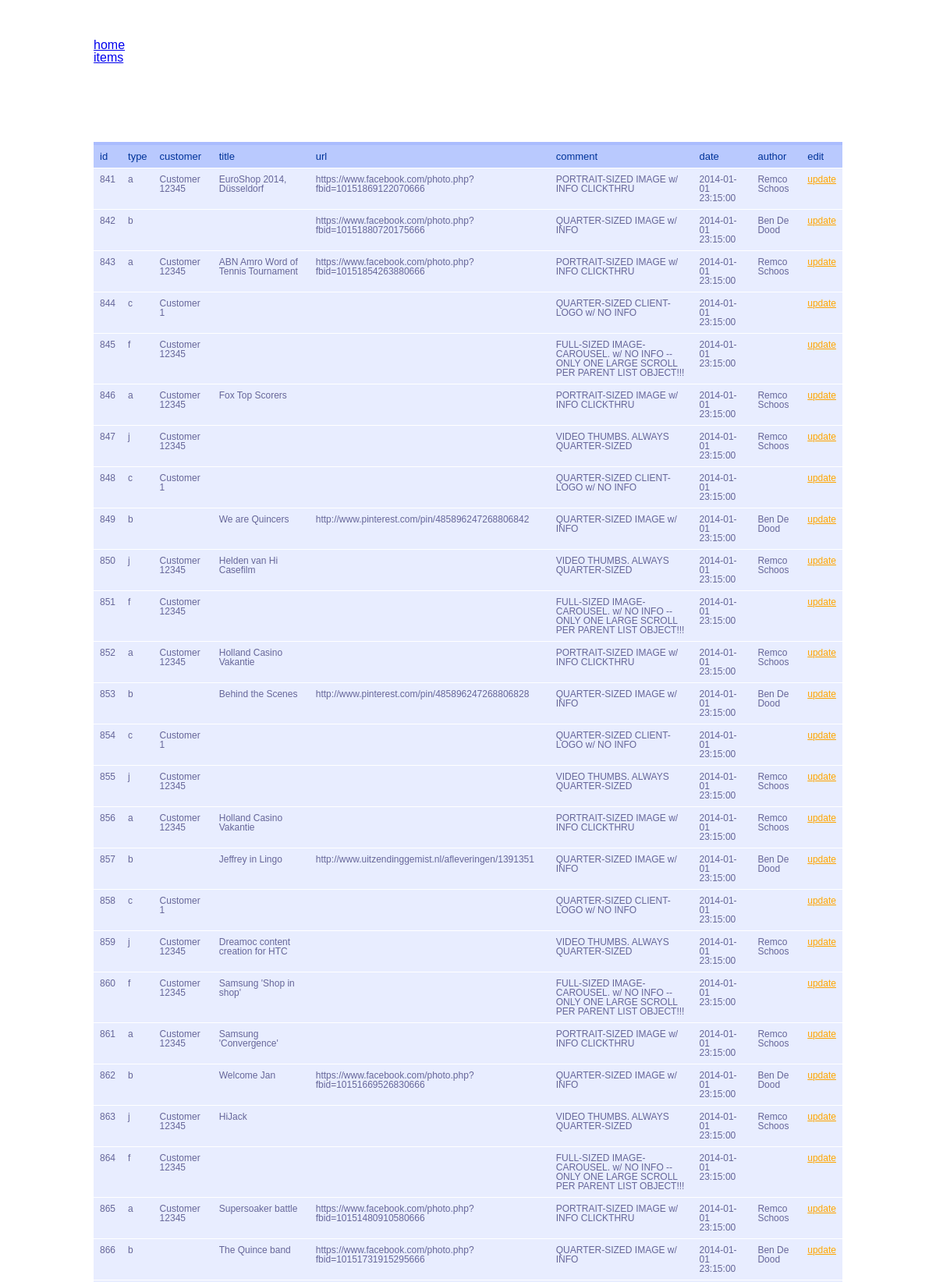
Screenshot of /admin/items.php (upper part) with the database file from the repository.
### tables this page shows
CREATE TABLE `items` (
  `id` int(11) NOT NULL AUTO_INCREMENT,
  `type` char(1) DEFAULT NULL,
  `comment` varchar(100) DEFAULT NULL,
  `date` datetime DEFAULT NULL,
  `customer` int(11) DEFAULT NULL,
  `title` varchar(100) DEFAULT NULL,
  `text` text,
  `author` int(11) DEFAULT NULL,
  `url` varchar(100) DEFAULT NULL,
  `portal` varchar(10) DEFAULT NULL,
  `ref` varchar(100) DEFAULT NULL,
  PRIMARY KEY (`id`),
  KEY `customer` (`customer`),
  KEY `author` (`author`),
  KEY `type` (`type`),
  CONSTRAINT `items_ibfk_1` FOREIGN KEY (`customer`) REFERENCES `customers` (`id`),
  CONSTRAINT `items_ibfk_2` FOREIGN KEY (`author`) REFERENCES `authors` (`id`),
  CONSTRAINT `items_ibfk_3` FOREIGN KEY (`type`) REFERENCES `types` (`type`)
);

CREATE TABLE `customers` (
  `id` int(11) NOT NULL AUTO_INCREMENT,
  `name` varchar(100) DEFAULT NULL,
  PRIMARY KEY (`id`)
);

CREATE TABLE `authors` (
  `id` int(11) NOT NULL AUTO_INCREMENT,
  `name` varchar(100) NOT NULL,
  `job` varchar(100) DEFAULT NULL,
  `email` varchar(100) DEFAULT NULL,
  `useFbImage` tinyint(1) DEFAULT NULL,
  `facebook` varchar(100) DEFAULT NULL,
  `linkedin` varchar(100) DEFAULT NULL,
  `mobile` varchar(100) DEFAULT NULL,
  `details` text,
  `section` varchar(100) DEFAULT NULL,
  PRIMARY KEY (`id`)
);

### admin/items.php (the view, shortened to what this page needs)
<?php
$query = "SELECT items.id as id, items.type as type, customers.name as customer, items.title as title, items.url as url, items.comment as comment, items.date as date, authors.name as author
		FROM (items LEFT JOIN customers ON customers.id = items.customer) LEFT JOIN authors ON authors.id = items.author";
$result = mysql_query($query);
include 'inc/header.php';
include 'inc/nav.php';
?>
	<section  class="container clearhack">
		<table id="box-table-a">
			<thead>
				<tr>
					<th>id</th>
					<th>type</th>
					<th>customer</th>
					<th>title</th>
					<th>url</th>
					<th>comment</th>
					<th>date</th>
					<th>author</th>
					<th>edit</th>
				</tr>
			</thead>
			<tbody>
				<?php
				while($row = mysql_fetch_array($result)){
				echo "<tr>".
						"<td>" . $row['id'] . "</td>".
						"<td>" . $row['type'] . "</td>".
						"<td>" . $row['customer'] . "</td>".
						"<td>" . $row['title'] . "</td>".
						"<td>" . $row['url'] . "</td>".
						"<td>" . $row['comment'] . "</td>".
						"<td>" . $row['date'] . "</td>".
						"<td>" . $row['author'] . "</td>".
						'<td><a href="update.php?id=' . $row["id"] .'"' . '>update</a></td>'.
						"</tr>";
				}
			?>
			</tbody>
		</table>
	</section>
</body>
</head>

### admin/inc/header.php (shortened to what this page needs)
<!DOCTYPE html>
<html>
<head>
    <link href="css/reset.css" rel="stylesheet" />
    <link href="css/style.css" rel="stylesheet" />
</head>
<body>

### admin/inc/nav.php
<section class="container clearhack" >
	<header>
		<nav>
			<ul>
				<li><a href="index.php">home</a></li>
				<li><a href="items.php">items</a></li>
			</ul>
		</nav>
	</header>
</section>

### admin/css/style.css (style rules this page uses)
html, body { margin: 0; padding: 0; }
body { font-family: sans-serif; font-size: 16px; }
section { padding: 50px 0; }
table { font-family: Sans-Serif; font-size: 12px; text-align: left; border-collapse: collapse; width: 100%; }
table th { font-size: 13px; font-weight: normal; padding: 8px; background: #b9c9fe; border-top: 4px solid #aabcfe; border-bottom: 1px solid #fff; color: #039; }
table td { padding: 8px; background: #e8edff; border-bottom: 1px solid #fff; color: #669; border-top: 1px solid transparent; }
table tr a { color: orange; }
.container { margin: 0 auto; width: 960px; }
.clearhack { zoom: 1; }
.clearhack:before, .clearhack:after { content: ""; display: table; }
.clearhack:after { clear: both; }

### rows the page displays
items: id "841", type "a", customer.name "Customer 12345", title "EuroShop 2014, Düsseldorf", url "https://www.facebook.com/photo.php?fbid=10151869122070666", comment "PORTRAIT-SIZED IMAGE w/ INFO CLICKTHRU", date "2014-01-01 23:15:00", author.name "Remco Schoos"
items: id "842", type "b", url "https://www.facebook.com/photo.php?fbid=10151880720175666", comment "QUARTER-SIZED IMAGE w/ INFO", date "2014-01-01 23:15:00", author.name "Ben De Dood"
items: id "843", type "a", customer.name "Customer 12345", title "ABN Amro Word of Tennis Tournament", url "https://www.facebook.com/photo.php?fbid=10151854263880666", comment "PORTRAIT-SIZED IMAGE w/ INFO CLICKTHRU", date "2014-01-01 23:15:00", author.name "Remco Schoos"
items: id "844", type "c", customer.name "Customer 1", comment "QUARTER-SIZED CLIENT-LOGO w/ NO INFO", date "2014-01-01 23:15:00"
items: id "845", type "f", customer.name "Customer 12345", comment "FULL-SIZED IMAGE-CAROUSEL. w/ NO INFO -- ONLY ONE LARGE SCROLL PER PARENT LIST OBJECT!!!", date "2014-01-01 23:15:00"
items: id "846", type "a", customer.name "Customer 12345", title "Fox Top Scorers", comment "PORTRAIT-SIZED IMAGE w/ INFO CLICKTHRU", date "2014-01-01 23:15:00", author.name "Remco Schoos"
items: id "847", type "j", customer.name "Customer 12345", comment "VIDEO THUMBS. ALWAYS QUARTER-SIZED", date "2014-01-01 23:15:00", author.name "Remco Schoos"
items: id "848", type "c", customer.name "Customer 1", comment "QUARTER-SIZED CLIENT-LOGO w/ NO INFO", date "2014-01-01 23:15:00"
items: id "849", type "b", title "We are Quincers", url "http://www.pinterest.com/pin/485896247268806842", comment "QUARTER-SIZED IMAGE w/ INFO", date "2014-01-01 23:15:00", author.name "Ben De Dood"
items: id "850", type "j", customer.name "Customer 12345", title "Helden van Hi Casefilm", comment "VIDEO THUMBS. ALWAYS QUARTER-SIZED", date "2014-01-01 23:15:00", author.name "Remco Schoos"
items: id "851", type "f", customer.name "Customer 12345", comment "FULL-SIZED IMAGE-CAROUSEL. w/ NO INFO -- ONLY ONE LARGE SCROLL PER PARENT LIST OBJECT!!!", date "2014-01-01 23:15:00"
items: id "852", type "a", customer.name "Customer 12345", title "Holland Casino Vakantie", comment "PORTRAIT-SIZED IMAGE w/ INFO CLICKTHRU", date "2014-01-01 23:15:00", author.name "Remco Schoos"
items: id "853", type "b", title "Behind the Scenes", url "http://www.pinterest.com/pin/485896247268806828", comment "QUARTER-SIZED IMAGE w/ INFO", date "2014-01-01 23:15:00", author.name "Ben De Dood"
items: id "854", type "c", customer.name "Customer 1", comment "QUARTER-SIZED CLIENT-LOGO w/ NO INFO", date "2014-01-01 23:15:00"
items: id "855", type "j", customer.name "Customer 12345", comment "VIDEO THUMBS. ALWAYS QUARTER-SIZED", date "2014-01-01 23:15:00", author.name "Remco Schoos"
items: id "856", type "a", customer.name "Customer 12345", title "Holland Casino Vakantie", comment "PORTRAIT-SIZED IMAGE w/ INFO CLICKTHRU", date "2014-01-01 23:15:00", author.name "Remco Schoos"
items: id "857", type "b", title "Jeffrey in Lingo", url "http://www.uitzendinggemist.nl/afleveringen/1391351", comment "QUARTER-SIZED IMAGE w/ INFO", date "2014-01-01 23:15:00", author.name "Ben De Dood"
items: id "858", type "c", customer.name "Customer 1", comment "QUARTER-SIZED CLIENT-LOGO w/ NO INFO", date "2014-01-01 23:15:00"
items: id "859", type "j", customer.name "Customer 12345", title "Dreamoc content creation for HTC", comment "VIDEO THUMBS. ALWAYS QUARTER-SIZED", date "2014-01-01 23:15:00", author.name "Remco Schoos"
items: id "860", type "f", customer.name "Customer 12345", title "Samsung 'Shop in shop'", comment "FULL-SIZED IMAGE-CAROUSEL. w/ NO INFO -- ONLY ONE LARGE SCROLL PER PARENT LIST OBJECT!!!", date "2014-01-01 23:15:00"
items: id "861", type "a", customer.name "Customer 12345", title "Samsung 'Convergence'", comment "PORTRAIT-SIZED IMAGE w/ INFO CLICKTHRU", date "2014-01-01 23:15:00", author.name "Remco Schoos"
items: id "862", type "b", title "Welcome Jan", url "https://www.facebook.com/photo.php?fbid=10151669526830666", comment "QUARTER-SIZED IMAGE w/ INFO", date "2014-01-01 23:15:00", author.name "Ben De Dood"
items: id "863", type "j", customer.name "Customer 12345", title "HiJack", comment "VIDEO THUMBS. ALWAYS QUARTER-SIZED", date "2014-01-01 23:15:00", author.name "Remco Schoos"
items: id "864", type "f", customer.name "Customer 12345", comment "FULL-SIZED IMAGE-CAROUSEL. w/ NO INFO -- ONLY ONE LARGE SCROLL PER PARENT LIST OBJECT!!!", date "2014-01-01 23:15:00"
items: id "865", type "a", customer.name "Customer 12345", title "Supersoaker battle", url "https://www.facebook.com/photo.php?fbid=10151480910580666", comment "PORTRAIT-SIZED IMAGE w/ INFO CLICKTHRU", date "2014-01-01 23:15:00", author.name "Remco Schoos"
items: id "866", type "b", title "The Quince band", url "https://www.facebook.com/photo.php?fbid=10151731915295666", comment "QUARTER-SIZED IMAGE w/ INFO", date "2014-01-01 23:15:00", author.name "Ben De Dood"
